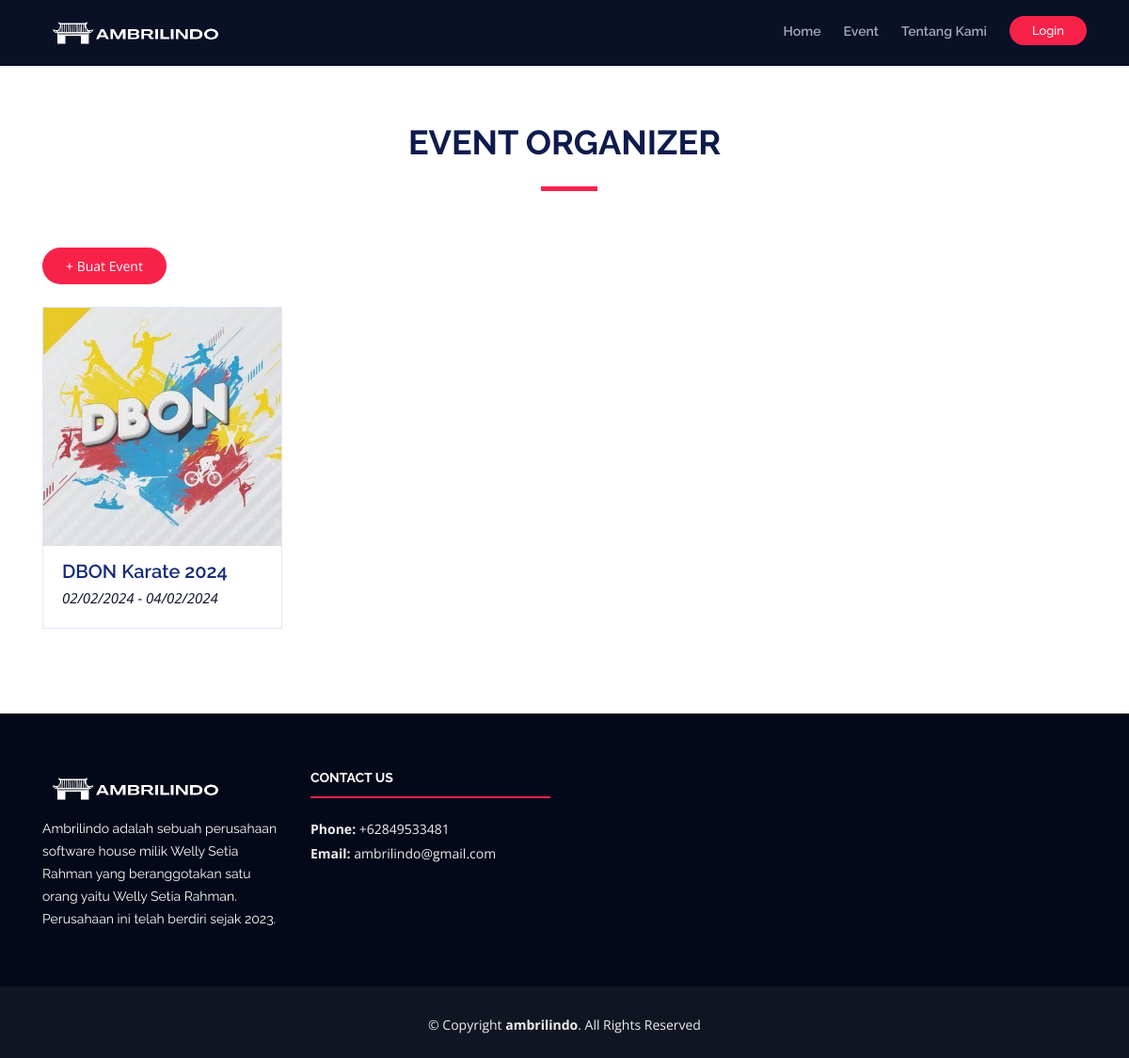
The page /kelevent/ on the database its author committed.
### bagan/models.py (models this page shows, shortened)
class Event(models.Model):
    id_event = models.AutoField(primary_key=True)
    id_bagan = models.ManyToManyField(Bagan, blank=True)
    judul_event = models.CharField(max_length=50)
    foto_event = models.ImageField(null=True, blank=True, upload_to="images/event/")
    tanggal_tanding = models.DateTimeField()
    tanggal_selesai = models.DateTimeField()
    tanggal_dibuat = models.DateTimeField(auto_now_add=True)
    id_atlet = models.ManyToManyField(Atlet, blank=True)
    bagan_kategori = models.ManyToManyField(BaganKategori, blank=True)
    slug = models.SlugField(unique=True, blank=True, null=True)
    id_tatami = models.ManyToManyField(Tatami, blank=True)

### bagan/views.py (the view)
# urls.py: path('kelevent/', kelEvent.as_view(), name="kelevent"),
class kelEvent(View):
    def get(self, request):
        event = Event.objects.all()
        context = {
            'event': event,
        }
        return render(request, 'kelevent.html', context)

### bagan/templates/kelevent.html (shortened to what this page needs)
{% extends 'base.html' %} {% load static %}
{% block content %}
<main id="main" class="main-page">
    <section id="hotels" class="wow fadeIn">
        <div class="container">
            <div class="section-header">
                <h2>EVENT ORGANIZER</h2>
            </div>
            <button style="text-align: center;" type="button" class="btn btn-danger mb-4">+ Buat Event</button>
            <div class="row">
                {% for event in event %}
                <div class="col-lg-3 col-md-3">
                    <div class="hotel">
                        <div class="hotel-img">
                        <img src="{{ event.foto_event.url }}" class="img-fluid">
                        </div>
                        <h3>
                            <a href="{% url 'keldetail' slug=event.slug %}">{{ event.judul_event }}</a>
                        </h3>
                        <p>{{ event.tanggal_tanding|date:"d/m/Y" }} - {{ event.tanggal_selesai|date:"d/m/Y"  }}</p>
                    </div>
                </div>
                {% endfor %}
            </div>
        </div>
      </section>
    </main>
{% endblock %}

### bagan/static/bagan/css/style.css (style rules this page uses)
body { background: #fff; color: #2f3138; font-family: "Open Sans", sans-serif; }
a { color: #f82249; transition: 0.5s; }
p { padding: 0; margin: 0 0 30px 0; }
h1, h2, h3, h4, h5, h6 { font-family: "Raleway", sans-serif; font-weight: 400; margin: 0 0 20px 0; padding: 0; color: #0e1b4d; }
.main-page { margin-top: 70px; }
.wow { visibility: hidden; }
.section-header { margin-bottom: 60px; position: relative; padding-bottom: 20px; }
.section-header::before { content: ''; position: absolute; display: block; width: 60px; height: 5px; background: #f82249; bottom: 0; left: calc(50% - 25px); }
.section-header h2 { font-size: 36px; text-transform: uppercase; text-align: center; font-weight: 700; margin-bottom: 10px; }
#hotels { padding: 60px 0; }
#hotels .hotel { border: 1px solid #e0e5fa; background: #fff; margin-bottom: 30px; }
#hotels .hotel-img { overflow: hidden; margin-bottom: 15px; }
#hotels .hotel-img img { transition: 0.3s ease-in-out; }
#hotels h3 { font-weight: 600; font-size: 20px; margin-bottom: 5px; padding: 0 20px; }
#hotels a { color: #152b79; }
#hotels p { padding: 0 20px; margin-bottom: 20px; color: #060c22; font-style: italic; font-size: 15px; }
#hotels button { border: 0; padding: 9px 25px; cursor: pointer; background: #f82249; color: #fff; transition: all 0.3s ease; outline: none; font-size: 14px; border-radius: 50px; }

### rows shown on the page
Event: foto_event (picture), judul_event "DBON Karate 2024", tanggal_tanding "02/02/2024", tanggal_selesai "04/02/2024"
